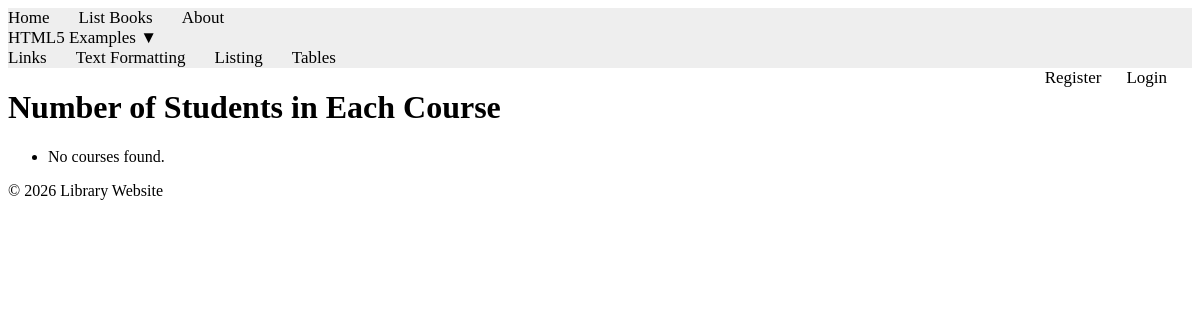
The app's page /books/lab9/task2/, older data.
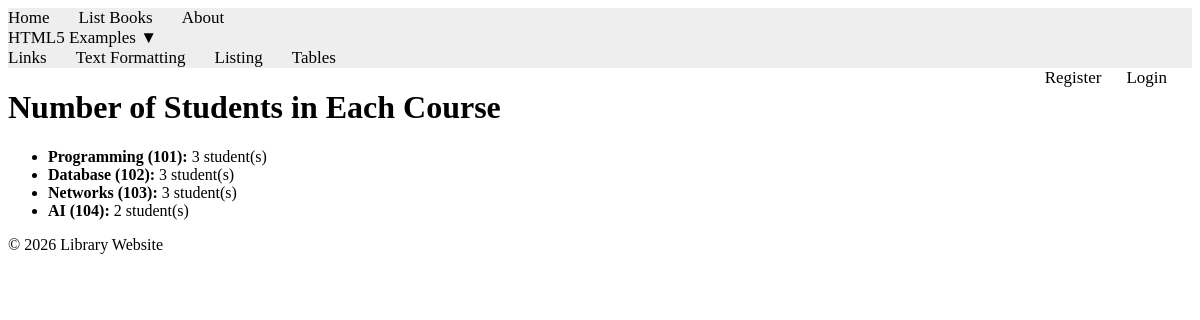
The same page, newer data.
### apps/bookmodule/models.py (models this page shows, shortened)
class Course(models.Model):
    title = models.CharField(max_length=100)
    code = models.IntegerField()

### apps/bookmodule/views.py (the view)
# urls.py: path('lab9/task2/', views.lab9_task2, name="books.lab9_task2"),
def lab9_task2(request):
    stats = Course.objects.annotate(student_count=Count('student'))
    return render(request, 'bookmodule/lab9_task2.html', {'stats': stats})

### apps/templates/bookmodule/lab9_task2.html (shortened to what this page needs)
{% extends "layouts/base.html" %}
{% load static %}
{% block content %}
<div class="container">
    <h1>Number of Students in Each Course</h1>
    <ul>
    {% for course in stats %}
        <li><strong>{{ course.title }} ({{ course.code }}):</strong> {{ course.student_count }} student(s)</li>
    {% empty %}
        <li>No courses found.</li>
    {% endfor %}
    </ul>
</div>
{% endblock content %}

Row changes from the older to the newer data that the page shows:
added Course: title "Programming", code "101", student_count "3"
added Course: title "Database", code "102", student_count "3"
added Course: title "Networks", code "103", student_count "3"
added Course: title "AI", code "104", student_count "2"
Text that changed along with them:
text no longer shown: "No courses found."
